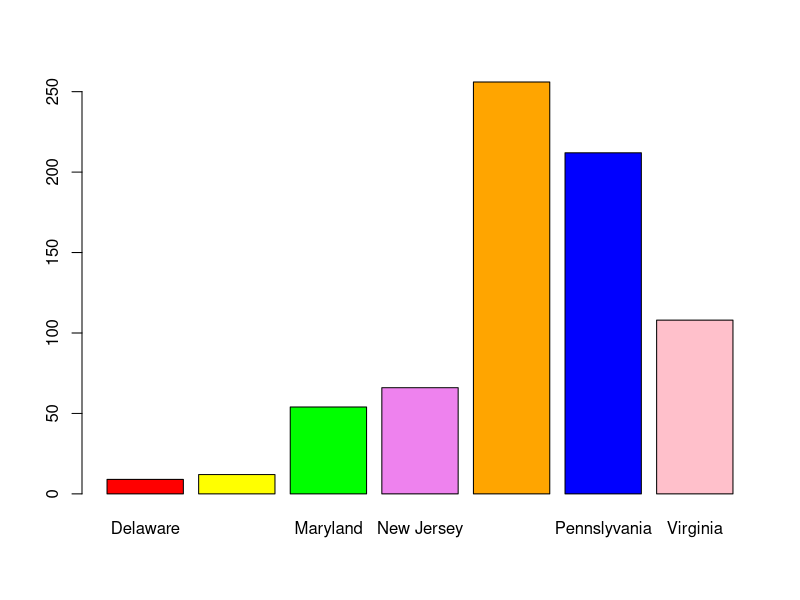
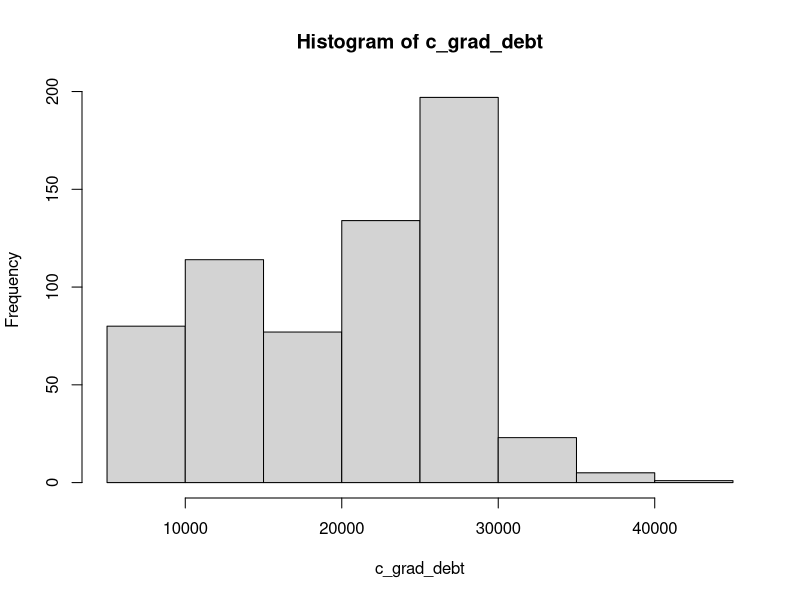
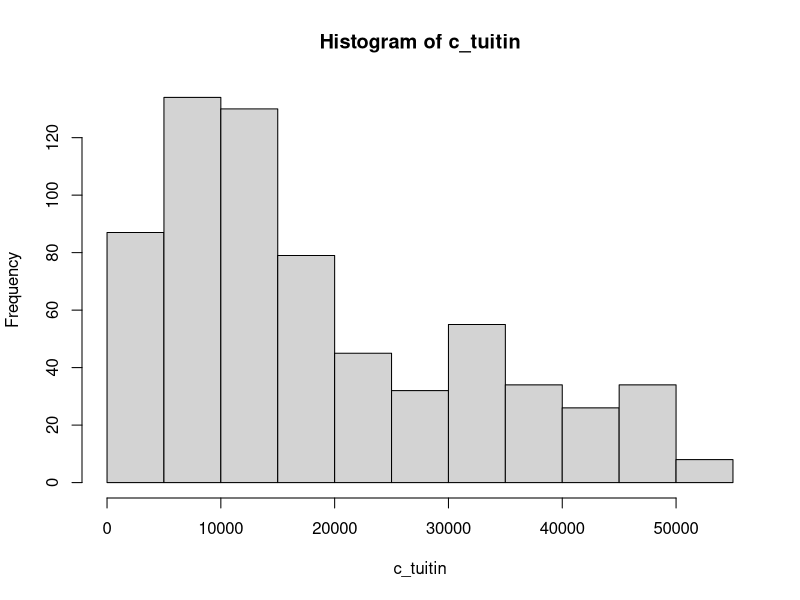
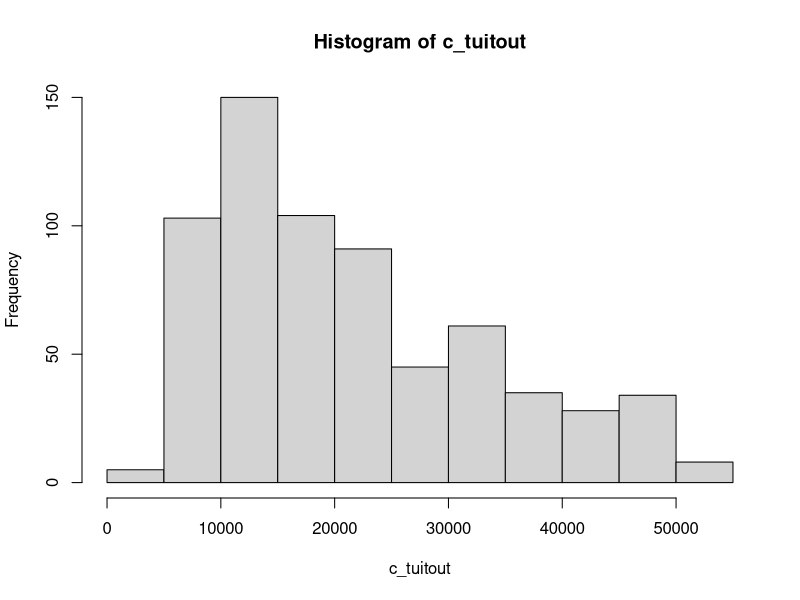
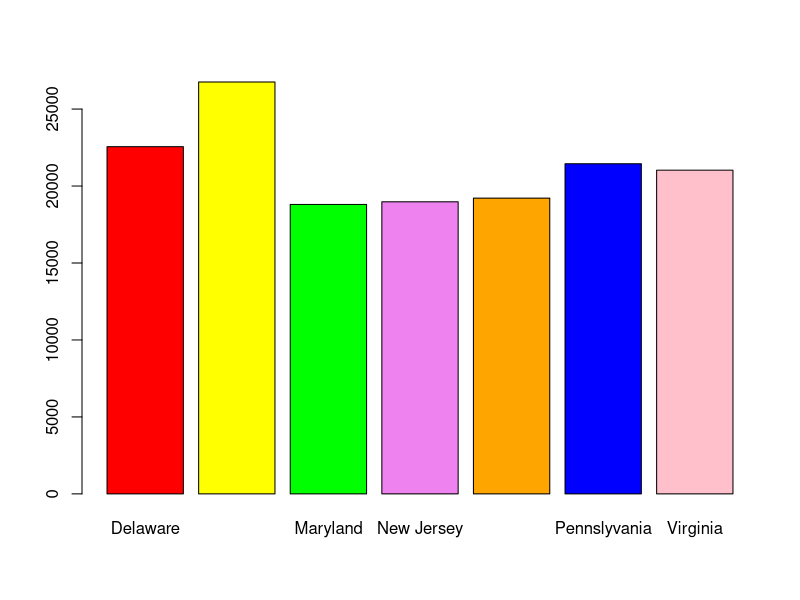
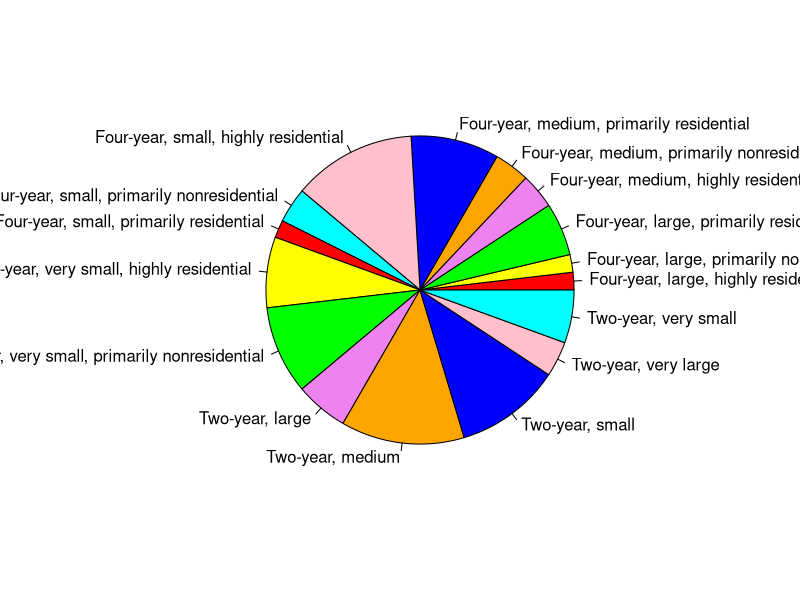

These figures' R source, in order: (Note: this script raises an error after producing the figures.)
# Read and view the College Scorecard raw data of colleges with Mid East Region and Virginia
CollegeScoreCard<-read.csv("College_ScoreCard_Raw_Data_v5.csv",header = TRUE)
View(CollegeScoreCard)

# Create and view a Super Score Data subset that includes the State(ST_FIPS_DESC), 
# Locale(LOCALE_DESC), Control type(CONT_DESC), Carnegie Sizing and setting(CCSIZE_DESC),
# 2-year chort default rate(CDR2), 3-year cohort defaut rate(CDR3),
# mean earnings of students working and not enrolled(MN_EARN_WNE_P10),
# median debt of graduates(GRAD_DEBT_MDN_SUPP), in-state tuition(TUITIONFEE_IN),
# out-of-state tuition(TUITIONFEE_OUT)
SuperScoreData<-CollegeScoreCard[c(15,19,13,25,138,139,151,159,101,102)]
View(SuperScoreData)

# Create a vector with just the colleges with the States
state = SuperScoreData$ST_FIPS_DESC

# Find the frequency distribution of the colleges by States
state.freq = table(state)

# Display the results in column format
cbind(state.freq)

# Select a color palette
colors = c("red","yellow","green","violet","orange","blue","pink","cyan")

# Create a bar chart of the frequency distribution of the colleges by States
barplot(state.freq, col=colors)

# Replace median grad debt with NA for character strings that cannot be converted into numeric values
c_grad_debt<-as.numeric(as.character(SuperScoreData$GRAD_DEBT_MDN_SUPP))

# Range of median debt of students who have graduated from collges within the States
range(c_grad_debt,na.rm=TRUE)

# Mean of the median debt of students who have graduated from colleges within the States
mean(c_grad_debt,na.rm=TRUE)

# Standard deviation of the median debt of students who have graduated from colleges within the States
sd(c_grad_debt,na.rm=TRUE)

# Histogram of median debt of students who have graduated from colleges within the States
hist(c_grad_debt)

# Replace In-State Tuition with NA for character strings that cannot be converted into numeric values
c_tuitin<-as.numeric(as.character(SuperScoreData$TUITIONFEE_IN))

# Range of in-state tuition and fees of full-time, first-timme students of collges within the States
range(c_tuitin,na.rm=TRUE)

# Mean of in-state tuition and fees of full-time, first-time students of collges within the States
mean(c_tuitin,na.rm=TRUE)

# Standard deviation of in-state tuition and fees of full-time, first-time students of collges within the States
sd(c_tuitin,na.rm=TRUE)

# Histogram of in-state tuition and fees of full-time, first-time students of collges within the States
hist(c_tuitin)

# Replace Out-of-State Tuition with NA for character strings that cannot be converted into numeric values
c_tuitout<-as.numeric(as.character(SuperScoreData$TUITIONFEE_OUT))

# Range of out-of-state tuition and fees of full-time, first-timme students of collges within the States
range(c_tuitout,na.rm=TRUE)

# Mean of out-of-state tuition and fees of full-time, first-time students of collges within the States
mean(c_tuitout,na.rm=TRUE)

# Standard deviation of out-of-state tuition and fees of full-time, first-time students of collges within the States
sd(c_tuitout,na.rm=TRUE)

# Histogram of out-of-state tuition and fees of full-time, first-time students of collges within the States
hist(c_tuitout)

# Mean of median debt of graduates by State
tapply(as.numeric(as.character(SuperScoreData$GRAD_DEBT_MDN_SUPP)), SuperScoreData$ST_FIPS_DESC, mean, na.rm=TRUE)

# Barplot the mean of the median debt of graduates by State
barplot(tapply(as.numeric(as.character(SuperScoreData$GRAD_DEBT_MDN_SUPP)), SuperScoreData$ST_FIPS_DESC, mean, na.rm=TRUE),col=colors)

# Create a child data set for Maryland
mdstate = state == "Maryland"
mddata = SuperScoreData[mdstate,]
View(mddata)

# Create a vector with just college sizes in Mayland
mdccsize = mddata$CCSIZE_DESC

# Frequency distribution of the college sizes in Maryland
mdccsize.freq = table(mdccsize)

# Display the results in column format
cbind(mdccsize.freq)

# Create a pie chart of the college sizes in Maryland
pie(mdccsize.freq, col=colors)
# (RET_FT_COMBINE, which is a combination of RET_FT4, RET_FTL4) First-time, full-time student retention rate 
RET_FT_COMBINE <- as.numeric((as.character(df$RET_FT_COMBINE)))

mean(RET_FT_COMBINE, na.rm=TRUE)
sd(RET_FT_COMBINE, na.rm=TRUE)

hist(RET_FT_COMBINE, na.rm=TRUE)


# (C150_COMBINE , which is a combination of C150_4, C150_L4) Completion rate for first-time, full-time students 
C150_COMBINE <- as.numeric((as.character(df$C150_COMBINE)))

mean(C150_COMBINE, na.rm=TRUE)
sd(C150_COMBINE, na.rm=TRUE)

hist(C150_COMBINE, na.rm=TRUE)


# (PFTFAC) Proportion of faculty that is full-time 
PFTFAC <- as.numeric((as.character(df$PFTFAC)))

mean(PFTFAC, na.rm=TRUE)
sd(PFTFAC, na.rm=TRUE)

hist(PFTFAC, na.rm=TRUE)
